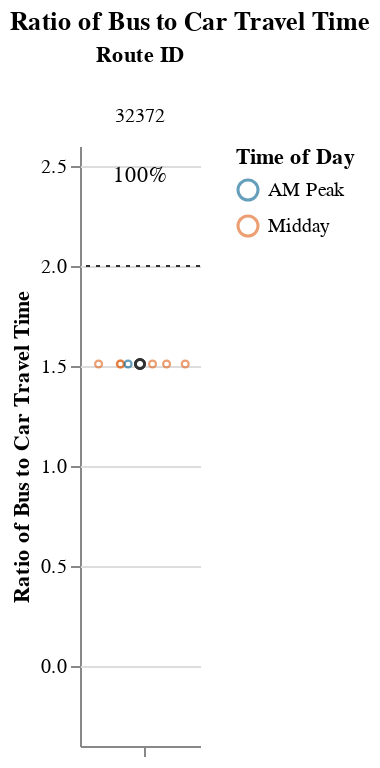
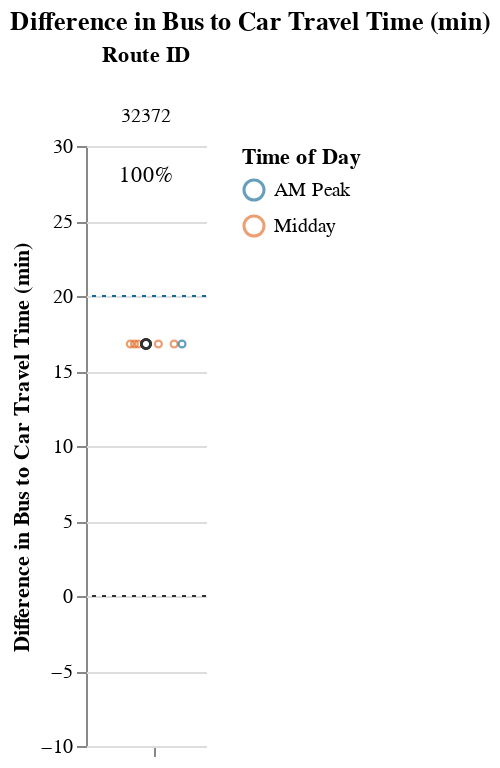

Notebook source saved alongside these figures, in order:
### Markdown cell above
## Viable Competitive Routes
### Short Routes (< 1 hr)

### Code cell
# Allow for possibility that operator doesn't have routes that fall into certain route_groups
# But, jupyterbook will not like markdown with f-string
# separate out route_group and put in each cell, and use try/except + if to display...
# but all 3 route groups must be displayed. just add sentence about why no routes were returned at the end
route_group = "short"
try:
    subset_routes, mult, diff  = setup_charts(df, PCT_COMPETITIVE_THRESHOLD, route_group)
    
    if len(subset_routes) > 0:
        display(
            Markdown(
                f"{CAPTIONS_DICT[route_group]}"
                "Within each route group, routes are sorted in descending order "
                "by % competitive trips and # trips below the additional time cut-off."
            )
        )

        display(mult)
        display(diff)
except:
    print("No routes meet this criteria.")

### Figure 1 — Vega-Lite specification as saved in the notebook (floating-point values rounded to 4 significant figures)
{"config": {"view": {"continuousWidth": 400, "continuousHeight": 300, "stroke": null}, "facet": {"spacing": 0}}, "data": {"name": "data-2e5192d410e8a7df4e787dd3fb7faabd"}, "facet": {"column": {"field": "route_id", "sort": ["32372"], "title": "Route ID", "type": "nominal"}}, "spec": {"layer": [{"mark": {"type": "point", "opacity": 0.65, "size": 12, "strokeWidth": 1.1}, "encoding": {"color": {"field": "time_of_day", "scale": {"range": ["#136C97", "#E16B26", "#F6BF16", "#00896B", "#7790A3", "#5B559C"]}, "sort": ["AM Peak", "Midday", "PM Peak", "Owl Service"], "title": "Time of Day", "type": "nominal"}, "tooltip": [{"field": "route_id", "type": "nominal"}, {"field": "trip_id", "type": "nominal"}, {"field": "service_hours", "type": "quantitative"}, {"field": "car_duration_hours", "type": "quantitative"}, {"field": "bus_multiplier", "type": "quantitative"}, {"field": "bus_difference", "type": "quantitative"}, {"field": "num_trips", "type": "quantitative"}, {"field": "num_competitive", "type": "quantitative"}, {"field": "pct_trips_competitive", "type": "quantitative"}, {"field": "p25", "type": "quantitative"}, {"field": "p50", "type": "quantitative"}, {"field": "p75", "type": "quantitative"}], "x": {"axis": {"grid": false, "labels": false, "ticks": true, "values": [0]}, "field": "jitter", "scale": {}, "title": null, "type": "quantitative"}, "y": {"field": "bus_multiplier", "scale": {"domain": [-0.25, 2.5]}, "title": "Ratio of Bus to Car Travel Time", "type": "quantitative"}}, "selection": {"selector001": {"type": "interval", "bind": "scales", "encodings": ["x", "y"]}}, "transform": [{"calculate": "sqrt(-2*log(random()))*cos(2*PI*random())", "as": "jitter"}], "width": 60}, {"layer": [{"mark": {"type": "point", "opacity": 0.6, "size": 20, "strokeWidth": 1.3}, "encoding": {"color": {"value": "#323434"}, "y": {"field": "bus_multiplier", "type": "quantitative"}}, "transform": [{"filter": "(datum.p50_trip === 1)"}]}, {"mark": {"type": "rule", "strokeDash": [2, 3]}, "encoding": {"color": {"value": "#323434"}, "y": {"field": "cutoff", "type": "quantitative"}}}, {"mark": {"type": "text", "align": "center", "baseline": "middle"}, "encoding": {"color": {"value": "black"}, "text": {"field": "pct_trips_competitive", "format": ".0%", "type": "quantitative"}, "tooltip": [{"field": "route_id", "type": "nominal"}, {"field": "trip_id", "type": "nominal"}, {"field": "service_hours", "type": "quantitative"}, {"field": "car_duration_hours", "type": "quantitative"}, {"field": "bus_multiplier", "type": "quantitative"}, {"field": "bus_difference", "type": "quantitative"}, {"field": "num_trips", "type": "quantitative"}, {"field": "num_competitive", "type": "quantitative"}, {"field": "pct_trips_competitive", "type": "quantitative"}, {"field": "p25", "type": "quantitative"}, {"field": "p50", "type": "quantitative"}, {"field": "p75", "type": "quantitative"}], "x": {"value": 30}, "y": {"value": 15}}, "transform": [{"calculate": "sqrt(-2*log(random()))*cos(2*PI*random())", "as": "jitter"}, {"filter": "(datum.fastest_trip === 1)"}]}]}]}, "resolve": {"scale": {"y": "shared"}}, "title": "Ratio of Bus to Car Travel Time", "$schema": "https://vega.github.io/schema/vega-lite/v4.17.0.json", "datasets": {"data-2e5192d410e8a7df4e787dd3fb7faabd": [{"calitp_itp_id": 23, "trip_key": -495063191518700983, "trip_id": "t_1945294_b_33000_tn_5", "shape_id": "p_1303321", "route_id": "32372", "service_hours": 0.83, "trip_first_departure_ts": 46800, "trip_last_arrival_ts": 49800, "departure_hour": 13, "time_of_day": "Midday", "p25": 0.83, "p50": 0.83, "p75": 0.83, "p50_trip": 1, "fastest_trip": 0, "car_duration_hours": 0.55, "competitive_route": 1, "bus_multiplier": 1.51, "bus_difference": 16.8, "num_trips": 8, "num_competitive": 8, "pct_trips_competitive": 1.0, "bus_difference_spread": 0.0, "route_group": "short", "max_trip_hrs": 0.83, "max_trip_route_group": 0.83, "name": "City of Auburn", "caltrans_district": "03 - Marysville", "drmt_organization_name": null, "cutoff2": 20, "cutoff": 2}, {"calitp_itp_id": 23, "trip_key": 3451147569583601527, "trip_id": "t_1945294_b_33000_tn_7", "shape_id": "p_1303321", "route_id": "32372", "service_hours": 0.83, "trip_first_departure_ts": 54000, "trip_last_arrival_ts": 57000, "departure_hour": 15, "time_of_day": "Midday", "p25": 0.83, "p50": 0.83, "p75": 0.83, "p50_trip": 1, "fastest_trip": 0, "car_duration_hours": 0.55, "competitive_route": 1, "bus_multiplier": 1.51, "bus_difference": 16.8, "num_trips": 8, "num_competitive": 8, "pct_trips_competitive": 1.0, "bus_difference_spread": 0.0, "route_group": "short", "max_trip_hrs": 0.83, "max_trip_route_group": 0.83, "name": "City of Auburn", "caltrans_district": "03 - Marysville", "drmt_organization_name": null, "cutoff2": 20, "cutoff": 2}, {"calitp_itp_id": 23, "trip_key": 7840736089326840615, "trip_id": "t_1945294_b_33000_tn_3", "shape_id": "p_1303321", "route_id": "32372", "service_hours": 0.83, "trip_first_departure_ts": 39600, "trip_last_arrival_ts": 42600, "departure_hour": 11, "time_of_day": "Midday", "p25": 0.83, "p50": 0.83, "p75": 0.83, "p50_trip": 1, "fastest_trip": 0, "car_duration_hours": 0.55, "competitive_route": 1, "bus_multiplier": 1.51, "bus_difference": 16.8, "num_trips": 8, "num_competitive": 8, "pct_trips_competitive": 1.0, "bus_difference_spread": 0.0, "route_group": "short", "max_trip_hrs": 0.83, "max_trip_route_group": 0.83, "name": "City of Auburn", "caltrans_district": "03 - Marysville", "drmt_organization_name": null, "cutoff2": 20, "cutoff": 2}, {"calitp_itp_id": 23, "trip_key": -5716356275589899007, "trip_id": "t_1945294_b_33000_tn_8", "shape_id": "p_1303321", "route_id": "32372", "service_hours": 0.83, "trip_first_departure_ts": 57600, "trip_last_arrival_ts": 60600, "departure_hour": 16, "time_of_day": "Midday", "p25": 0.83, "p50": 0.83, "p75": 0.83, "p50_trip": 1, "fastest_trip": 1, "car_duration_hours": 0.55, "competitive_route": 1, "bus_multiplier": 1.51, "bus_difference": 16.8, "num_trips": 8, "num_competitive": 8, "pct_trips_competitive": 1.0, "bus_difference_spread": 0.0, "route_group": "short", "max_trip_hrs": 0.83, "max_trip_route_group": 0.83, "name": "City of Auburn", "caltrans_district": "03 - Marysville", "drmt_organization_name": null, "cutoff2": 20, "cutoff": 2}, {"calitp_itp_id": 23, "trip_key": -4267579611492000082, "trip_id": "t_1945294_b_33000_tn_1", "shape_id": "p_1303321", "route_id": "32372", "service_hours": 0.83, "trip_first_departure_ts": 32400, "trip_last_arrival_ts": 35400, "departure_hour": 9, "time_of_day": "AM Peak", "p25": 0.83, "p50": 0.83, "p75": 0.83, "p50_trip": 1, "fastest_trip": 0, "car_duration_hours": 0.55, "competitive_route": 1, "bus_multiplier": 1.51, "bus_difference": 16.8, "num_trips": 8, "num_competitive": 8, "pct_trips_competitive": 1.0, "bus_difference_spread": 0.0, "route_group": "short", "max_trip_hrs": 0.83, "max_trip_route_group": 0.83, "name": "City of Auburn", "caltrans_district": "03 - Marysville", "drmt_organization_name": null, "cutoff2": 20, "cutoff": 2}, {"calitp_itp_id": 23, "trip_key": -5666021501102850209, "trip_id": "t_1945294_b_33000_tn_2", "shape_id": "p_1303321", "route_id": "32372", "service_hours": 0.83, "trip_first_departure_ts": 36000, "trip_last_arrival_ts": 39000, "departure_hour": 10, "time_of_day": "Midday", "p25": 0.83, "p50": 0.83, "p75": 0.83, "p50_trip": 1, "fastest_trip": 0, "car_duration_hours": 0.55, "competitive_route": 1, "bus_multiplier": 1.51, "bus_difference": 16.8, "num_trips": 8, "num_competitive": 8, "pct_trips_competitive": 1.0, "bus_difference_spread": 0.0, "route_group": "short", "max_trip_hrs": 0.83, "max_trip_route_group": 0.83, "name": "City of Auburn", "caltrans_district": "03 - Marysville", "drmt_organization_name": null, "cutoff2": 20, "cutoff": 2}, {"calitp_itp_id": 23, "trip_key": -7428228111313824390, "trip_id": "t_1945294_b_33000_tn_6", "shape_id": "p_1303321", "route_id": "32372", "service_hours": 0.83, "trip_first_departure_ts": 50400, "trip_last_arrival_ts": 53400, "departure_hour": 14, "time_of_day": "Midday", "p25": 0.83, "p50": 0.83, "p75": 0.83, "p50_trip": 1, "fastest_trip": 0, "car_duration_hours": 0.55, "competitive_route": 1, "bus_multiplier": 1.51, "bus_difference": 16.8, "num_trips": 8, "num_competitive": 8, "pct_trips_competitive": 1.0, "bus_difference_spread": 0.0, "route_group": "short", "max_trip_hrs": 0.83, "max_trip_route_group": 0.83, "name": "City of Auburn", "caltrans_district": "03 - Marysville", "drmt_organization_name": null, "cutoff2": 20, "cutoff": 2}, {"calitp_itp_id": 23, "trip_key": -1473489459558637396, "trip_id": "t_1945294_b_33000_tn_4", "shape_id": "p_1303321", "route_id": "32372", "service_hours": 0.83, "trip_first_departure_ts": 43200, "trip_last_arrival_ts": 46200, "departure_hour": 12, "time_of_day": "Midday", "p25": 0.83, "p50": 0.83, "p75": 0.83, "p50_trip": 1, "fastest_trip": 0, "car_duration_hours": 0.55, "competitive_route": 1, "bus_multiplier": 1.51, "bus_difference": 16.8, "num_trips": 8, "num_competitive": 8, "pct_trips_competitive": 1.0, "bus_difference_spread": 0.0, "route_group": "short", "max_trip_hrs": 0.83, "max_trip_route_group": 0.83, "name": "City of Auburn", "caltrans_district": "03 - Marysville", "drmt_organization_name": null, "cutoff2": 20, "cutoff": 2}]}}

### Figure 2 — Vega-Lite specification as saved in the notebook (floating-point values rounded to 4 significant figures)
{"config": {"view": {"continuousWidth": 400, "continuousHeight": 300, "stroke": null}, "facet": {"spacing": 0}}, "data": {"name": "data-3fa09c3663a0319104888c677effb46c"}, "facet": {"column": {"field": "route_id", "sort": ["32372"], "title": "Route ID", "type": "nominal"}}, "spec": {"layer": [{"mark": {"type": "point", "opacity": 0.65, "size": 12, "strokeWidth": 1.1}, "encoding": {"color": {"field": "time_of_day", "scale": {"range": ["#136C97", "#E16B26", "#F6BF16", "#00896B", "#7790A3", "#5B559C"]}, "sort": ["AM Peak", "Midday", "PM Peak", "Owl Service"], "title": "Time of Day", "type": "nominal"}, "tooltip": [{"field": "route_id", "type": "nominal"}, {"field": "trip_id", "type": "nominal"}, {"field": "service_hours", "type": "quantitative"}, {"field": "car_duration_hours", "type": "quantitative"}, {"field": "bus_multiplier", "type": "quantitative"}, {"field": "bus_difference", "type": "quantitative"}, {"field": "num_trips", "type": "quantitative"}, {"field": "num_competitive", "type": "quantitative"}, {"field": "pct_trips_competitive", "type": "quantitative"}, {"field": "p25", "type": "quantitative"}, {"field": "p50", "type": "quantitative"}, {"field": "p75", "type": "quantitative"}], "x": {"axis": {"grid": false, "labels": false, "ticks": true, "values": [0]}, "field": "jitter", "scale": {}, "title": null, "type": "quantitative"}, "y": {"field": "bus_difference", "scale": {"domain": [-5, 25.0]}, "title": "Difference in Bus to Car Travel Time (min)", "type": "quantitative"}}, "selection": {"selector002": {"type": "interval", "bind": "scales", "encodings": ["x", "y"]}}, "transform": [{"calculate": "sqrt(-2*log(random()))*cos(2*PI*random())", "as": "jitter"}], "width": 60}, {"layer": [{"mark": {"type": "point", "opacity": 0.6, "size": 20, "strokeWidth": 1.3}, "encoding": {"color": {"value": "#323434"}, "y": {"field": "bus_difference", "type": "quantitative"}}, "transform": [{"filter": "(datum.p50_trip === 1)"}]}, {"mark": {"type": "rule", "strokeDash": [2, 3]}, "encoding": {"color": {"value": "#323434"}, "y": {"field": "cutoff", "type": "quantitative"}}}, {"mark": {"type": "rule", "strokeDash": [2, 3]}, "encoding": {"color": {"value": "#136C97"}, "y": {"field": "cutoff2", "type": "quantitative"}}}, {"mark": {"type": "text", "align": "center", "baseline": "middle"}, "encoding": {"color": {"value": "black"}, "text": {"field": "pct_trips_competitive", "format": ".0%", "type": "quantitative"}, "tooltip": [{"field": "route_id", "type": "nominal"}, {"field": "trip_id", "type": "nominal"}, {"field": "service_hours", "type": "quantitative"}, {"field": "car_duration_hours", "type": "quantitative"}, {"field": "bus_multiplier", "type": "quantitative"}, {"field": "bus_difference", "type": "quantitative"}, {"field": "num_trips", "type": "quantitative"}, {"field": "num_competitive", "type": "quantitative"}, {"field": "pct_trips_competitive", "type": "quantitative"}, {"field": "p25", "type": "quantitative"}, {"field": "p50", "type": "quantitative"}, {"field": "p75", "type": "quantitative"}], "x": {"value": 30}, "y": {"value": 15}}, "transform": [{"calculate": "sqrt(-2*log(random()))*cos(2*PI*random())", "as": "jitter"}, {"filter": "(datum.fastest_trip === 1)"}]}]}]}, "resolve": {"scale": {"y": "shared"}}, "title": "Difference in Bus to Car Travel Time (min)", "$schema": "https://vega.github.io/schema/vega-lite/v4.17.0.json", "datasets": {"data-3fa09c3663a0319104888c677effb46c": [{"calitp_itp_id": 23, "trip_key": -495063191518700983, "trip_id": "t_1945294_b_33000_tn_5", "shape_id": "p_1303321", "route_id": "32372", "service_hours": 0.83, "trip_first_departure_ts": 46800, "trip_last_arrival_ts": 49800, "departure_hour": 13, "time_of_day": "Midday", "p25": 0.83, "p50": 0.83, "p75": 0.83, "p50_trip": 1, "fastest_trip": 0, "car_duration_hours": 0.55, "competitive_route": 1, "bus_multiplier": 1.51, "bus_difference": 16.8, "num_trips": 8, "num_competitive": 8, "pct_trips_competitive": 1.0, "bus_difference_spread": 0.0, "route_group": "short", "max_trip_hrs": 0.83, "max_trip_route_group": 0.83, "name": "City of Auburn", "caltrans_district": "03 - Marysville", "drmt_organization_name": null, "cutoff2": 20, "cutoff": 0}, {"calitp_itp_id": 23, "trip_key": 3451147569583601527, "trip_id": "t_1945294_b_33000_tn_7", "shape_id": "p_1303321", "route_id": "32372", "service_hours": 0.83, "trip_first_departure_ts": 54000, "trip_last_arrival_ts": 57000, "departure_hour": 15, "time_of_day": "Midday", "p25": 0.83, "p50": 0.83, "p75": 0.83, "p50_trip": 1, "fastest_trip": 0, "car_duration_hours": 0.55, "competitive_route": 1, "bus_multiplier": 1.51, "bus_difference": 16.8, "num_trips": 8, "num_competitive": 8, "pct_trips_competitive": 1.0, "bus_difference_spread": 0.0, "route_group": "short", "max_trip_hrs": 0.83, "max_trip_route_group": 0.83, "name": "City of Auburn", "caltrans_district": "03 - Marysville", "drmt_organization_name": null, "cutoff2": 20, "cutoff": 0}, {"calitp_itp_id": 23, "trip_key": 7840736089326840615, "trip_id": "t_1945294_b_33000_tn_3", "shape_id": "p_1303321", "route_id": "32372", "service_hours": 0.83, "trip_first_departure_ts": 39600, "trip_last_arrival_ts": 42600, "departure_hour": 11, "time_of_day": "Midday", "p25": 0.83, "p50": 0.83, "p75": 0.83, "p50_trip": 1, "fastest_trip": 0, "car_duration_hours": 0.55, "competitive_route": 1, "bus_multiplier": 1.51, "bus_difference": 16.8, "num_trips": 8, "num_competitive": 8, "pct_trips_competitive": 1.0, "bus_difference_spread": 0.0, "route_group": "short", "max_trip_hrs": 0.83, "max_trip_route_group": 0.83, "name": "City of Auburn", "caltrans_district": "03 - Marysville", "drmt_organization_name": null, "cutoff2": 20, "cutoff": 0}, {"calitp_itp_id": 23, "trip_key": -5716356275589899007, "trip_id": "t_1945294_b_33000_tn_8", "shape_id": "p_1303321", "route_id": "32372", "service_hours": 0.83, "trip_first_departure_ts": 57600, "trip_last_arrival_ts": 60600, "departure_hour": 16, "time_of_day": "Midday", "p25": 0.83, "p50": 0.83, "p75": 0.83, "p50_trip": 1, "fastest_trip": 1, "car_duration_hours": 0.55, "competitive_route": 1, "bus_multiplier": 1.51, "bus_difference": 16.8, "num_trips": 8, "num_competitive": 8, "pct_trips_competitive": 1.0, "bus_difference_spread": 0.0, "route_group": "short", "max_trip_hrs": 0.83, "max_trip_route_group": 0.83, "name": "City of Auburn", "caltrans_district": "03 - Marysville", "drmt_organization_name": null, "cutoff2": 20, "cutoff": 0}, {"calitp_itp_id": 23, "trip_key": -4267579611492000082, "trip_id": "t_1945294_b_33000_tn_1", "shape_id": "p_1303321", "route_id": "32372", "service_hours": 0.83, "trip_first_departure_ts": 32400, "trip_last_arrival_ts": 35400, "departure_hour": 9, "time_of_day": "AM Peak", "p25": 0.83, "p50": 0.83, "p75": 0.83, "p50_trip": 1, "fastest_trip": 0, "car_duration_hours": 0.55, "competitive_route": 1, "bus_multiplier": 1.51, "bus_difference": 16.8, "num_trips": 8, "num_competitive": 8, "pct_trips_competitive": 1.0, "bus_difference_spread": 0.0, "route_group": "short", "max_trip_hrs": 0.83, "max_trip_route_group": 0.83, "name": "City of Auburn", "caltrans_district": "03 - Marysville", "drmt_organization_name": null, "cutoff2": 20, "cutoff": 0}, {"calitp_itp_id": 23, "trip_key": -5666021501102850209, "trip_id": "t_1945294_b_33000_tn_2", "shape_id": "p_1303321", "route_id": "32372", "service_hours": 0.83, "trip_first_departure_ts": 36000, "trip_last_arrival_ts": 39000, "departure_hour": 10, "time_of_day": "Midday", "p25": 0.83, "p50": 0.83, "p75": 0.83, "p50_trip": 1, "fastest_trip": 0, "car_duration_hours": 0.55, "competitive_route": 1, "bus_multiplier": 1.51, "bus_difference": 16.8, "num_trips": 8, "num_competitive": 8, "pct_trips_competitive": 1.0, "bus_difference_spread": 0.0, "route_group": "short", "max_trip_hrs": 0.83, "max_trip_route_group": 0.83, "name": "City of Auburn", "caltrans_district": "03 - Marysville", "drmt_organization_name": null, "cutoff2": 20, "cutoff": 0}, {"calitp_itp_id": 23, "trip_key": -7428228111313824390, "trip_id": "t_1945294_b_33000_tn_6", "shape_id": "p_1303321", "route_id": "32372", "service_hours": 0.83, "trip_first_departure_ts": 50400, "trip_last_arrival_ts": 53400, "departure_hour": 14, "time_of_day": "Midday", "p25": 0.83, "p50": 0.83, "p75": 0.83, "p50_trip": 1, "fastest_trip": 0, "car_duration_hours": 0.55, "competitive_route": 1, "bus_multiplier": 1.51, "bus_difference": 16.8, "num_trips": 8, "num_competitive": 8, "pct_trips_competitive": 1.0, "bus_difference_spread": 0.0, "route_group": "short", "max_trip_hrs": 0.83, "max_trip_route_group": 0.83, "name": "City of Auburn", "caltrans_district": "03 - Marysville", "drmt_organization_name": null, "cutoff2": 20, "cutoff": 0}, {"calitp_itp_id": 23, "trip_key": -1473489459558637396, "trip_id": "t_1945294_b_33000_tn_4", "shape_id": "p_1303321", "route_id": "32372", "service_hours": 0.83, "trip_first_departure_ts": 43200, "trip_last_arrival_ts": 46200, "departure_hour": 12, "time_of_day": "Midday", "p25": 0.83, "p50": 0.83, "p75": 0.83, "p50_trip": 1, "fastest_trip": 0, "car_duration_hours": 0.55, "competitive_route": 1, "bus_multiplier": 1.51, "bus_difference": 16.8, "num_trips": 8, "num_competitive": 8, "pct_trips_competitive": 1.0, "bus_difference_spread": 0.0, "route_group": "short", "max_trip_hrs": 0.83, "max_trip_route_group": 0.83, "name": "City of Auburn", "caltrans_district": "03 - Marysville", "drmt_organization_name": null, "cutoff2": 20, "cutoff": 0}]}}
